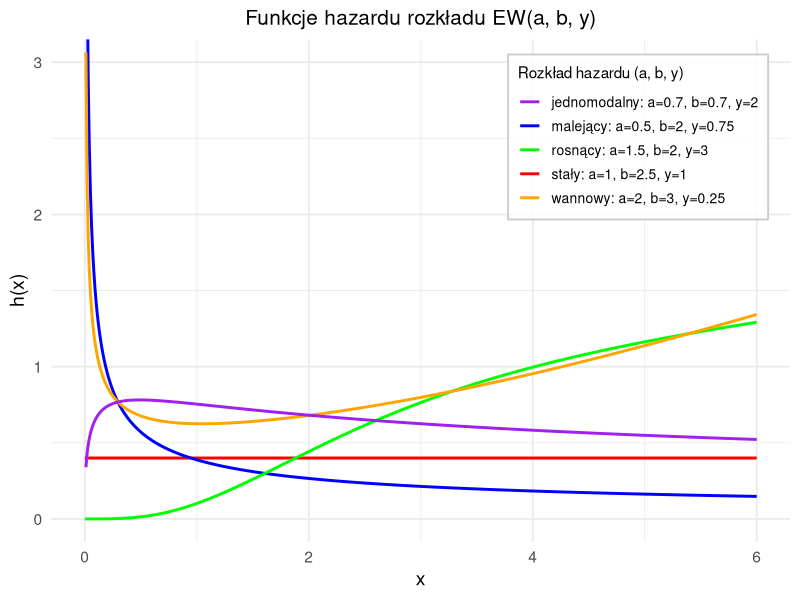
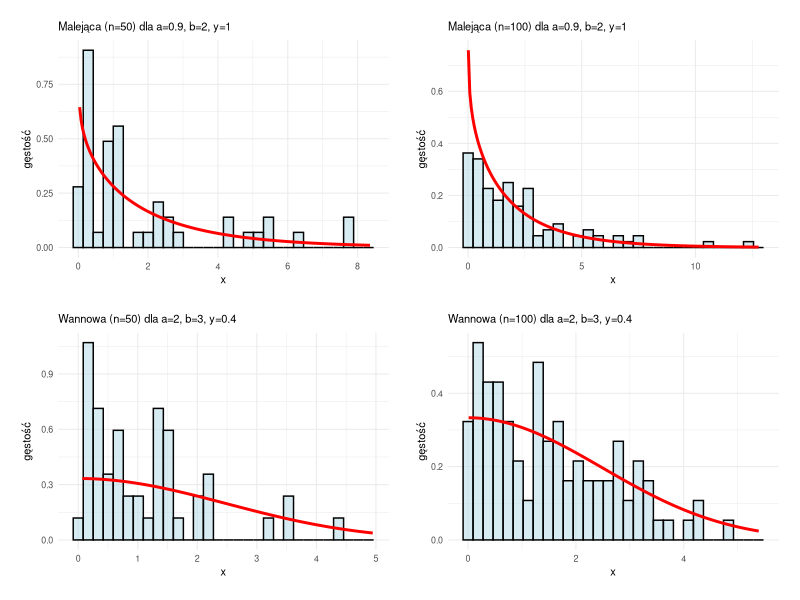
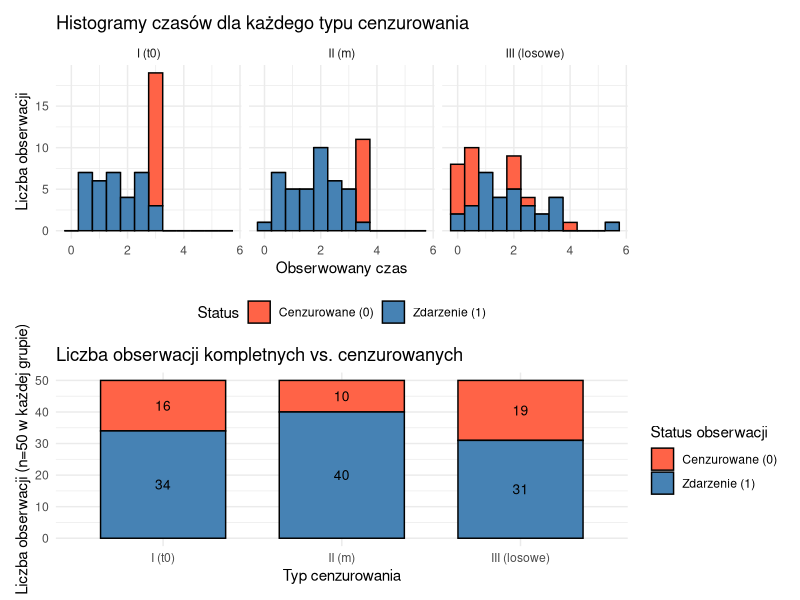
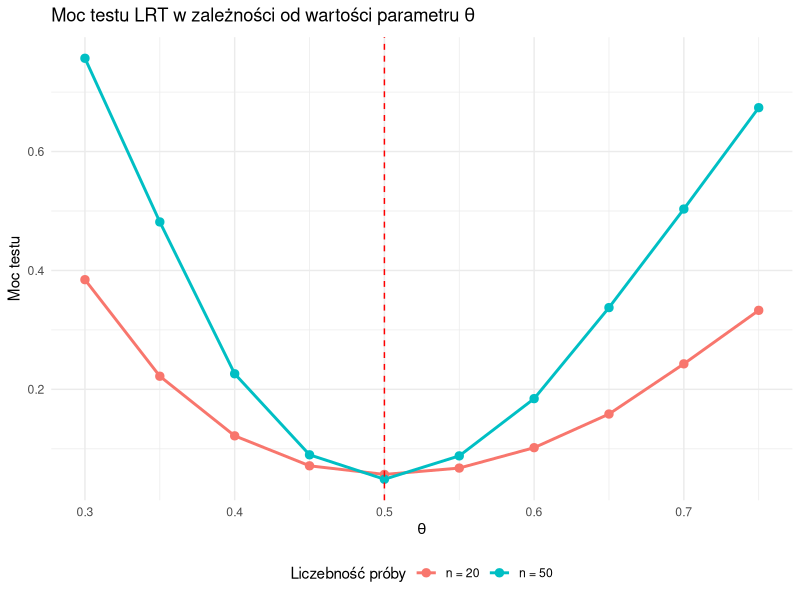

Recreate these plots in R, in order.
## ---- chunk 1

knitr::opts_chunk$set(
  echo = FALSE,
  message = FALSE, 
  warning = FALSE,
  fig.pos = "H",
  out.extra = "",
  fig.align = "center"
)
## ---- chunk 2
library(ggplot2)
library(patchwork)
library(knitr)
library(kableExtra)
library(dplyr)
## ---- chunk 3
# Funkcje gęstości, dystrybuanty, kwantylowej i hazardu
dwb = function(t, a, b, g) {
  (a * g / b) * ((t / b)^(a - 1)) * (1 - exp(-(t / b)^a))^(g - 1) * exp(-(t / b)^a)
}

cdwb = function(t, a, b, g) {
  (1 - exp(-(t / b)^a))^g
}

qwb = function(t, a, b, g) {
  b * (-log(1 - t^(1 / g)))^(1 / a)
}

hwb = function(t, a, b, g) {
  dwb(t, a, b, g) / (1 - cdwb(t, a, b, g))
}
## ---- chunk 4

x = seq(0, 6, by = 0.01)

dane = list(
  stala = data.frame(x, y = hwb(x, 1, 5/2, 1)),
  malejaca = data.frame(x, y = hwb(x, 1/2, 2, 3/4)),
  rosnaca = data.frame(x, y = hwb(x, 3/2, 2, 3)),
  wannowa = data.frame(x, y = hwb(x, 2, 3, 0.25)),
  jednomodalna = data.frame(x, y = hwb(x, 0.7, 0.7, 2))
)

ggplot() +
  geom_line(data = dane$stala, aes(x, y, color = 'stały'), size = 1) +
  geom_line(data = dane$malejaca, aes(x, y, color = 'malejący'), size = 1) +
  geom_line(data = dane$rosnaca, aes(x, y, color = 'rosnący'), size = 1) +
  geom_line(data = dane$wannowa, aes(x, y, color = 'wannowy'), size = 1) +
  geom_line(data = dane$jednomodalna, aes(x, y, color = 'jednomodalny'), size = 1) +
  scale_color_manual(
    name = "Rozkład hazardu (a, b, y)",
    values = c(
      'stały'='red',
      'malejący'='blue',
      'rosnący'='green',
      'wannowy'='orange',
      'jednomodalny'='purple'
    ),
    labels = c(
      'stały'='stały: a=1, b=2.5, y=1',
      'malejący'='malejący: a=0.5, b=2, y=0.75',
      'rosnący'='rosnący: a=1.5, b=2, y=3',
      'wannowy'='wannowy: a=2, b=3, y=0.25',
      'jednomodalny'='jednomodalny: a=0.7, b=0.7, y=2'
    )
  ) +
  coord_cartesian(ylim = c(0, 3)) +
  labs(
    title = "Funkcje hazardu rozkładu EW(a, b, y)",
    x = "x",
    y = "h(x)"
  ) +
  theme_minimal(base_size = 14) +
  theme(
    legend.position = c(0.97, 0.97),
    legend.justification = c("right", "top"),
    legend.background = element_rect(fill = alpha("white", 0.8), color = "grey80"),
    legend.title = element_text(size = 11),
    legend.text = element_text(size = 10),
    plot.title = element_text(hjust = 0.5, size = 15)
  )

## ---- chunk 5
#set.seed(213)
gen = function(n, a, b, g){
  U = runif(n)
  qwb(U, a, b, g)
}
## ---- chunk 6
plot_density <- function(data, a, b, g, title){
  x_min = max(min(data), 0.01) #bez 0
  df = data.frame(x = seq(x_min, max(data)+0.5, length.out = 200))
  df$y = dwb(df$x, a, b, g)
  
  ggplot() +
    geom_histogram(aes(x = data, y = after_stat(density)), bins = 30,
                   fill = "lightblue", color = "black", alpha = 0.5) +
    geom_line(data = df, aes(x = x, y = y), color = "red", linewidth = 1) +
    labs(title = title, x = "x", y = "gęstość") +
    theme_minimal(base_size = 8) +
    theme(plot.title = element_text(size = 8, margin = margin(b = 5)),
          plot.margin = margin(10, 10, 10, 10))
}

gen.mal.50 = gen(50, 0.9, 2, 1)
gen.mal.100 = gen(100, 0.9, 2, 1)
gen.wan.50 = gen(50, 2, 3, 0.4)
gen.wan.100 = gen(100, 2, 3, 0.4)

p1 = plot_density(gen.mal.50, 0.9, 2, 1, "Malejąca (n=50) dla a=0.9, b=2, y=1")
p2 = plot_density(gen.mal.100, 0.9, 2, 1, "Malejąca (n=100) dla a=0.9, b=2, y=1")
p3 = plot_density(gen.wan.50, 2, 3, 0.5, "Wannowa (n=50) dla a=2, b=3, y=0.4")
p4 = plot_density(gen.wan.100, 2, 3, 0.5, "Wannowa (n=100) dla a=2, b=3, y=0.4")

(p1 | p2) / (p3 | p4)
## ---- chunk 7
statystyki = data.frame(
  Dane = c("Malejąca n=50", "Malejąca n=100", "Teoretyczna malejąca",
           "Wannowa n=50", "Wannowa n=100", "Teoretyczna wannowa"),
  Srednia = c(mean(gen.mal.50), mean(gen.mal.100), " ",
              mean(gen.wan.50), mean(gen.wan.100), " "),
  Mediana = c(median(gen.mal.50), median(gen.mal.100), qwb(0.5, 0.9, 2, 1),
              median(gen.wan.50), median(gen.wan.100), qwb(0.5, 2, 3, 0.4)),
  SD = c(sd(gen.mal.50), sd(gen.mal.100), " ",
         sd(gen.wan.50), sd(gen.wan.100), " "),
  Q1 = c(quantile(gen.mal.50, 0.25), quantile(gen.mal.100, 0.25), qwb(0.25, 0.9, 2, 1),
         quantile(gen.wan.50, 0.25), quantile(gen.wan.100, 0.25), qwb(0.25, 2, 3, 0.4)),
  Q3 = c(quantile(gen.mal.50, 0.75), quantile(gen.mal.100, 0.75), qwb(0.75, 0.9, 2, 1),
         quantile(gen.wan.50, 0.75), quantile(gen.wan.100, 0.75), qwb(0.75, 2, 3, 0.4))
)

kable(statystyki)
## ---- chunk 8
# u = wektor prawdopodobieństw z U(0,1)
# a = alfa
# l = lambda
qge = function(u, a, l) {
  (-log(1 - u^(1/a))) / l
}

# ---- (a) Typ I: cenzurowanie w ustalonym czasie t0 ----
zad1.1 = function(n, t0, a, l) {
  u = runif(n)
  x = qge(u, a, l)
  
  delta = as.integer(x <= t0)
  x_obs = pmin(x, t0)
  
  data.frame(Typ = "I (t0)", Czas = x_obs, Delta = delta, stringsAsFactors = FALSE)
}

# ---- (b) Typ II: cenzurowanie po m zdarzeniach ----
zad1.2 = function(n, m, a, l) {
  if (m > n) stop("Liczba zdarzeń m nie może być większa niż n.")
  
  u = runif(n)
  x = sort(qge(u, a, l))
  
  t_cens = x[m]
  
  delta = c(rep(1L, m), rep(0L, n - m))
  
  x_obs = x
  if (m < n) {
    x_obs[(m+1):n] = t_cens
  }
  
  data.frame(Typ = "II (m)", Czas = x_obs, Delta = delta, stringsAsFactors = FALSE)
}

# ---- (c) Cenzurowanie losowe (niezależne) ----
zad1.3 = function(n, eta, a, l) {
  x = qge(runif(n), a, l)
  c = rexp(n, rate = 1/eta)
  
  delta = as.integer(x <= c) 
  czas_obs = pmin(x, c)
  
  data.frame(Typ = "III (losowe)", Czas = czas_obs, Delta = delta, stringsAsFactors = FALSE)
}
## ---- chunk 9

n_sim = 50
lambda_sim = 0.5
alpha_sim = 1.5

dane_cenz_1 = zad1.1(n = n_sim, t0 = 3.0, a = alpha_sim, l = lambda_sim)
dane_cenz_2 = zad1.2(n = n_sim, m = 40, a = alpha_sim, l = lambda_sim)
dane_cenz_3 = zad1.3(n = n_sim, eta = 4.0, a = alpha_sim, l = lambda_sim)

dane_cenz_all = bind_rows(dane_cenz_1, dane_cenz_2, dane_cenz_3)

statystyki_cenz = dane_cenz_all %>%
  group_by(Typ) %>%
  summarise(
    `n` = n(),
    `d` = sum(Delta == 1),
    `% cenz.` = round(mean(Delta == 0) * 100, 1),
    `Śr. obs.` = round(mean(Czas), 3),
    `Med. obs.` = round(median(Czas), 3),
    `Śr. rem.` = round(mean(Czas[Delta == 1]), 3),
    `Med. rem.` = round(median(Czas[Delta == 1]), 3),
    `Min` = round(min(Czas[Delta == 1]), 3),
    `Max` = round(max(Czas[Delta == 1]), 3)
  )

dane_wykres = dane_cenz_all
dane_wykres$Status = factor(dane_wykres$Delta, 
                            levels = c(0, 1), 
                            labels = c("Cenzurowane (0)", "Zdarzenie (1)"))


# Wykres 1: Histogramy obserwowanych czasów
p1 = ggplot(dane_wykres, aes(x = Czas, fill = Status)) +
  geom_histogram(binwidth = 0.5, color = "black", position = "stack") +
  facet_wrap(~ Typ, ncol = 3) +
  scale_fill_manual(values = c("Cenzurowane (0)" = "tomato", "Zdarzenie (1)" = "steelblue")) +
  labs(
    title = "Histogramy czasów dla każdego typu cenzurowania",
    x = "Obserwowany czas",
    y = "Liczba obserwacji"
  ) +
  theme_minimal() +
  theme(legend.position = "bottom")

# Wykres 2: Wykres słupkowy liczby zdarzeń/cenzury
p2 = ggplot(dane_wykres, aes(x = Typ, fill = Status)) +
  geom_bar(position = "stack", color = "black", width = 0.7) +
  scale_fill_manual(values = c("Cenzurowane (0)" = "tomato", "Zdarzenie (1)" = "steelblue")) +
  labs(
    title = "Liczba obserwacji kompletnych vs. cenzurowanych",
    x = "Typ cenzurowania",
    y = "Liczba obserwacji (n=50 w każdej grupie)",
    fill = "Status obserwacji"
  ) +
  geom_text(
    aes(label = after_stat(count)), 
    stat = "count", 
    position = position_stack(vjust = 0.5), 
    size = 3.5
  ) +
  theme_minimal()

p1 / p2
## ---- chunk 10
kable(
  statystyki_cenz,
  caption = "Statystyki opisowe dla wygenerowanych danych cenzurowanych (Zad. 2)",
  align = "l"
) %>%
  kable_styling(latex_options = c("striped", "hold_position"), full_width = FALSE)
## ---- chunk 11
# --- A ---
czas_A_event = c(0.03345514, 0.08656403, 0.08799947, 0.24385821, 0.27755032,
                 0.40787247, 0.58825664, 0.64125620, 0.90679161, 0.94222208)
czas_A_cens = rep(1.0, 10)
czas_A = c(czas_A_event, czas_A_cens)
status_A = c(rep(1, 10), rep(0, 10)) # 1 = remisja, 0 = cenzura

# --- B ---
czas_B_event = c(0.03788958, 0.12207257, 0.20319983, 0.24474299, 0.30492413,
                 0.34224462, 0.42950144, 0.44484582, 0.63805066, 0.69119721)
czas_B_cens = rep(1.0, 10)
czas_B = c(czas_B_event, czas_B_cens)
status_B = c(rep(1, 10), rep(0, 10))

dane_pacjenci = data.frame(
  Czas = c(czas_A, czas_B),
  Delta = c(status_A, status_B),
  Grupa = factor(rep(c("Lek A", "Lek B"), each = 20))
)
## ---- chunk 12
# Statystyki opisowe cenz
statystyki_pacjenci = dane_pacjenci %>%
  group_by(Grupa) %>%
  summarise(
    `n` = n(),
    `d` = sum(Delta == 1),
    `% cenz.` = round(mean(Delta == 0) * 100, 1),
    `Śr. obs.` = round(mean(Czas), 3),
    `Med. obs.` = round(median(Czas), 3),
    `Śr. rem.` = round(mean(Czas[Delta == 1]), 3),
    `Med. rem.` = round(median(Czas[Delta == 1]), 3),
    `Min` = round(min(Czas[Delta == 1]), 3),
    `Max` = round(max(Czas[Delta == 1]), 3)
  )
## ---- chunk 13
kable(
  statystyki_pacjenci,
  caption = "Statystyki opisowe dla danych pacjentów",
  align = "l"
) %>%
  kable_styling(latex_options = c("striped", "hold_position"), full_width = FALSE)
## ---- chunk 14
remisje_A <- c(0.03345514, 0.08656403, 0.08799947, 0.24385821, 0.27755032, 
               0.40787247, 0.58825664, 0.64125620, 0.90679161, 0.94222208)
remisje_B <- c(0.03788958, 0.12207257, 0.20319983, 0.24474299, 0.30492413, 
               0.34224462, 0.42950144, 0.44484582, 0.63805066, 0.69119721)

N_osob <- 20
R_zdarzenia <- 10
T_cenzury <- 1

dane_A_calosc <- c(remisje_A, rep(T_cenzury, N_osob - R_zdarzenia))
dane_B_calosc <- c(remisje_B, rep(T_cenzury, N_osob - R_zdarzenia))

s_A <- sum(remisje_A[1:10])
s_B <- sum(remisje_B[1:10])
## ---- chunk 15
calkowity_czas_test_I <- function(dane_X, N_calkowita, R_zdarzenia, t_cenzury) {
    dane_posortowane <- sort(dane_X[dane_X < t_cenzury])
    
    T1 <- sum(dane_posortowane) + t_cenzury * (N_calkowita - R_zdarzenia)
    return(T1)
}

est_NW_Typ_I <- function(dane_X, N_calkowita, R_zdarzenia, t_cenzury) {
    T1_val <- calkowity_czas_test_I(dane_X, N_calkowita, R_zdarzenia, t_cenzury)
    return(R_zdarzenia / T1_val)
}
## ---- chunk 16
theta_A_hat_I <- est_NW_Typ_I(dane_A_calosc, N_osob, R_zdarzenia, T_cenzury)
theta_B_hat_I <- est_NW_Typ_I(dane_B_calosc, N_osob, R_zdarzenia, T_cenzury)

mu_A_hat_I <- 1 / theta_A_hat_I
mu_B_hat_I <- 1 / theta_B_hat_I
## ---- chunk 17
pu_typ_I <- function(N_calkowita, R_zdarzenia, t_cenzury, alpha) {
    T_L_p <- qbeta(alpha / 2, R_zdarzenia, N_calkowita - R_zdarzenia + 1)
    T_U_p <- qbeta(1 - alpha / 2, R_zdarzenia + 1, N_calkowita - R_zdarzenia)
    
    mu_L <- t_cenzury / (-log(1 - T_U_p))
    mu_U <- t_cenzury / (-log(1 - T_L_p))
    
    if (mu_L > mu_U) {
        temp <- mu_L
        mu_L <- mu_U
        mu_U <- temp
    }
    
    return(list(mu_L = mu_L, mu_U = mu_U))
}
alpha_005_I <- pu_typ_I(N_osob, R_zdarzenia, T_cenzury, alpha = 0.05)
alpha_001_I <- pu_typ_I(N_osob, R_zdarzenia, T_cenzury, alpha = 0.01)
## ---- chunk 18
calkowity_czas_test_II <- function(dane_X_kompletne, N_calkowita, m_zdarzenia) {
    X_m <- max(dane_X_kompletne)
    
    T2 <- sum(dane_X_kompletne) + (N_calkowita - m_zdarzenia) * X_m
    return(T2)
}

# Typ II
est_NW_Typ_II <- function(dane_X_kompletne, N_calkowita, m_zdarzenia) {
    T2_val <- calkowity_czas_test_II(dane_X_kompletne, N_calkowita, m_zdarzenia)
    return(m_zdarzenia / T2_val)
}
## ---- chunk 19
theta_A_hat_II <- est_NW_Typ_II(remisje_A, N_osob, R_zdarzenia)
theta_B_hat_II <- est_NW_Typ_II(remisje_B, N_osob, R_zdarzenia)

mu_A_hat_II <- 1 / theta_A_hat_II
mu_B_hat_II <- 1 / theta_B_hat_II
## ---- chunk 20
# Typ II
pu_typ_II <- function(dane_X_kompletne, N_calkowita, m_zdarzenia, alpha) {
    T2_val <- calkowity_czas_test_II(dane_X_kompletne, N_calkowita, m_zdarzenia)
    
    q_L <- qgamma(alpha / 2, shape = m_zdarzenia, scale = 1/m_zdarzenia)
    q_U <- qgamma(1 - alpha / 2, shape = m_zdarzenia, scale = 1/m_zdarzenia)
    
    theta_L <- m_zdarzenia * q_L / T2_val
    theta_U <- m_zdarzenia * q_U / T2_val

    mu_L <- 1 / theta_U 
    mu_U <- 1 / theta_L
    
    return(list(mu_L = mu_L, mu_U = mu_U))
}

alpha_005_A_II <- pu_typ_II(remisje_A, N_osob, R_zdarzenia, alpha = 0.05)
alpha_005_B_II <- pu_typ_II(remisje_B, N_osob, R_zdarzenia, alpha = 0.05)

alpha_001_A_II <- pu_typ_II(remisje_A, N_osob, R_zdarzenia, alpha = 0.01)
alpha_001_B_II <- pu_typ_II(remisje_B, N_osob, R_zdarzenia, alpha = 0.01)
## ---- chunk 21
wyniki <- data.frame(
  Typ_cenzurowania = c("Typ I", "Typ I", "Typ II", "Typ II"),
  Grupa = c("A", "B", "A", "B"),
  Estymacja_mu = c(mu_A_hat_I, mu_B_hat_I, mu_A_hat_II, mu_B_hat_II),
  PU_95_dolny = c(alpha_005_I$mu_L, alpha_005_I$mu_L, 
                  alpha_005_A_II$mu_L, alpha_005_B_II$mu_L),
  PU_95_gorny = c(alpha_005_I$mu_U, alpha_005_I$mu_U, 
                  alpha_005_A_II$mu_U, alpha_005_B_II$mu_U)
)
kable(wyniki, 
  col.names = c("Typ cenzurowania", "Grupa", "$\\mu$ (estymacja)", 
                "PU 95\\% - dolny", "PU 95\\% - górny"),
  digits = 3,
  caption = "Podsumowanie estymacji i przedziałów ufności dla średniego czasu do remisji"
)
## ---- chunk 22
estymator_T1 <- function(x, t0) {
  n <- length(x)
  R <- sum(x <= t0)
  
  T1 <- sum(x[x <= t0]) + t0 * (n - R)
  
  return(R / T1)
}

estymator_log <- function(x, t0) {
  R <- sum(x <= t0)
  n <- length(x)
  if (R == 0 || R == n) return(NA)
  return(-log(1 - R / n) / t0)
}

theta_true <- 1
n_values <- c(10, 30)
t0_values <- c(0.5, 1, 2)
n_sim <- 1000

wyniki <- data.frame()

for (n in n_values) {
  for (t0 in t0_values) {
    est_T1 <- numeric(n_sim)
    est_log <- numeric(n_sim)
    
    for (i in 1:n_sim) {
      x <- rexp(n, rate = theta_true)
      est_T1[i] <- estymator_T1(x, t0)
      est_log[i] <- estymator_log(x, t0)
    }
    
    est_T1 <- est_T1[!is.na(est_T1)]
    est_log <- est_log[!is.na(est_log)]
    
    # Oblicz Bias i MSE
    bias_T1 <- mean(est_T1 - theta_true)
    bias_log <- mean(est_log - theta_true)
    mse_T1 <- mean((est_T1 - theta_true)^2)
    mse_log <- mean((est_log - theta_true)^2)
    
    wyniki <- rbind(wyniki, data.frame(
      n = n,
      t0 = t0,
      Bias_T1 = bias_T1,
      Bias_log = bias_log,
      MSE_T1 = mse_T1,
      MSE_log = mse_log
    ))
  }
}

wyniki_display <- wyniki
wyniki_display[, 3:6] <- round(wyniki_display[, 3:6], 4)
## ---- chunk 23
kable(wyniki_display,
      caption = "Porównanie estymatorów: Bias i MSE dla różnych wartości n i $t_0$",
      col.names = c("n", "$t_0$", "Bias ($\\hat{\\theta}_1$)", 
                    "Bias ($\\hat{\\theta}_2$)", "MSE ($\\hat{\\theta}_1$)", 
                    "MSE ($\\hat{\\theta}_2$)"),
      align = "c",
      row.names = FALSE)
## ---- chunk 24
wart_poz_kryt <- function(r, s, n, t0, theta0, rodzaj = "two.sided"){
  
  theta_hat <- r / (s + t0 * (n - r))
  
  L <- function(theta){
    L <- (theta^r) * exp(-theta * (s + t0 * (n - r)))
    return(L)
  }
  
  L_hat <- L(theta_hat)
  L_theta0 <- L(theta0)
  
  if (rodzaj == "two.sided"){
    lambda_obs <- L_theta0 / L_hat
  } else if (rodzaj == "less") {
    if (theta_hat < theta0){
      lambda_obs <- L_theta0 / L_hat
    } else {
      lambda_obs <- 1
    }
  } else {
    if (theta_hat > theta0){
      lambda_obs <- L_theta0 / L_hat
    } else {
      lambda_obs <- 1
    }
  }
  
  # Asymptotyczna p-value oparta na rozkładzie chi^2 z 1 stopniem swobody
  p_value <- 1 - pchisq(-2 * log(lambda_obs), df = 1)
  
  return(p_value)
}
## ---- chunk 25


symuluj_moc <- function(n, t0, theta0, theta_alt, M = 10000, alpha = 0.05){
  
  odrzucenia <- 0
  
  for(i in 1:M){
    # Generowanie danych z rozkładu wykładniczego
    dane <- rexp(n, rate = theta_alt)
    
    # Cenzurowanie typu I
    dane_cenz <- pmin(dane, t0)
    r <- sum(dane <= t0)  # liczba zdarzeń kompletnych
    s <- sum(dane_cenz[dane <= t0])  # suma czasów zdarzeń
    
    # Obliczanie p-value
    p_val <- wart_poz_kryt(r = r, s = s, n = n, t0 = t0, 
                           theta0 = theta0, rodzaj = "two.sided")
    
    # Decyzja o odrzuceniu H0
    if(p_val < alpha){
      odrzucenia <- odrzucenia + 1
    }
  }
  
  moc <- odrzucenia / M
  return(moc)
}

theta0 <- 0.5
t0 <- 2
M <- 10000

theta_values <- c(0.3, 0.35, 0.4, 0.45, 0.5, 0.55, 0.6, 0.65, 0.7, 0.75)

# Symulacja dla n = 20
wyniki_n20 <- sapply(theta_values, function(theta){
  symuluj_moc(n = 20, t0 = t0, theta0 = theta0, theta_alt = theta, M = M)
})

# Symulacja dla n = 50
wyniki_n50 <- sapply(theta_values, function(theta){
  symuluj_moc(n = 50, t0 = t0, theta0 = theta0, theta_alt = theta, M = M)
})

wyniki <- list(
  "n=20" = data.frame(theta = theta_values, moc = wyniki_n20),
  "n=50" = data.frame(theta = theta_values, moc = wyniki_n50)
)

wyniki[["n=20"]]$rozmiar <- wyniki_n20[theta_values == 0.5]
wyniki[["n=50"]]$rozmiar <- wyniki_n50[theta_values == 0.5]
## ---- chunk 26
tabela_mocy <- wyniki[["n=20"]] %>%
  select(theta, moc) %>%
  rename(moc_n20 = moc) %>%
  left_join(
    wyniki[["n=50"]] %>% select(theta, moc) %>% rename(moc_n50 = moc),
    by = "theta"
  ) %>%
  mutate(
    moc_n20 = round(moc_n20, 4),
    moc_n50 = round(moc_n50, 4)
  )

kable(
  tabela_mocy,
  caption = "Porównanie mocy testu dla różnych wartości $\\theta$ i liczebności prób (n = 20, 50)",
  col.names = c("$\\theta$", "Moc (n = 20)", "Moc (n = 50)"), 
  align = "c"
)
## ---- chunk 27
library(ggplot2)

tabela_mocy_long <- tabela_mocy %>%
  tidyr::pivot_longer(cols = c(moc_n20, moc_n50), 
                      names_to = "n", 
                      values_to = "moc") %>%
  mutate(n = ifelse(n == "moc_n20", "n = 20", "n = 50"))

ggplot(tabela_mocy_long, aes(x = theta, y = moc, color = n, group = n)) +
  geom_line(size = 1) +
  geom_point(size = 2.5) +
  geom_vline(xintercept = 0.5, linetype = "dashed", color = "red") +
  labs(
    title = expression("Moc testu LRT w zależności od wartości parametru " * theta),
    x = expression(theta),
    y = "Moc testu",
    color = "Liczebność próby"
  ) +
  theme_minimal() +
  theme(legend.position = "bottom")
## ---- chunk 28
r <- 10
n <- 20
t0 <- 1
theta0 <- 1

# Estymatory NW dla theta
theta_hat_A <- r / (s_A + t0 * (n - r))
theta_hat_B <- r / (s_B + t0 * (n - r))

# Estymatory dla średniego czasu (mu = 1/theta)
mu_hat_A <- 1 / theta_hat_A
mu_hat_B <- 1 / theta_hat_B
## ---- chunk 29
p_wart_A <- wart_poz_kryt(r = r, s = s_A, n = n, t0 = t0,
                          theta0 = theta0, rodzaj = "two.sided")

p_wart_B <- wart_poz_kryt(r = r, s = s_B, n = n, t0 = t0,
                          theta0 = theta0, rodzaj = "two.sided")
## ---- chunk 30
podsumowanie <- data.frame(
  Grupa = c("Lek A", "Lek B"),
  "$\\hat{\\theta}$" = c(round(theta_hat_A, 3), round(theta_hat_B, 3)),
  "$\\hat{\\mu}$" = c(round(mu_hat_A, 3), round(mu_hat_B, 3)),
  "p-value" = c(round(p_wart_A, 4), round(p_wart_B, 4)),
  Decyzja = c("Brak podstaw do odrzucenia H0", "Brak podstaw do odrzucenia H0"),
  check.names = FALSE
)

knitr::kable(
  podsumowanie,
  caption = "Podsumowanie wyników testów hipotez dla obu leków",
  align = "c",
  escape = FALSE
)
